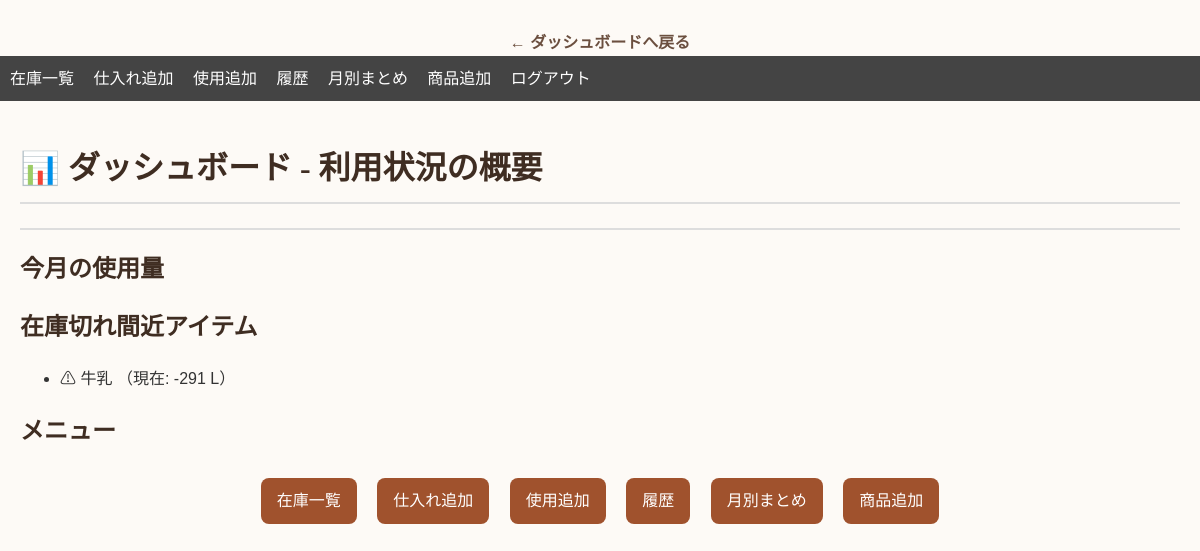
The app's page /dashboard (signed in) with its own data.
### tables this page shows
CREATE TABLE items (
        id INTEGER PRIMARY KEY AUTOINCREMENT,
        name TEXT NOT NULL,
        unit TEXT NOT NULL,
        stock INTEGER NOT NULL DEFAULT 0
    , min_stock INTEGER DEFAULT 10);

### app.py (the view)
@app.route('/dashboard')
def dashboard():
    conn = get_db_connection()
    current_month = datetime.now().strftime('%Y-%m')
    usage_query = '''
        SELECT SUM(quantity) as total_usage
        FROM usages
        WHERE usage_date LIKE ?
    '''
    usage_result = conn.execute(usage_query, (f'{current_month}%',)).fetchone()
    total_usage = usage_result['total_usage'] or 0
    low_stock_items = conn.execute('SELECT * FROM items WHERE stock <= min_stock').fetchall()
    conn.close()
    return render_template('dashboard.html',
                           total_usage=total_usage,
                           low_stock_items=low_stock_items)

### app.py (called while the page is built)
def get_db_connection():
    conn = sqlite3.connect('inventory.db')
    conn.row_factory = sqlite3.Row
    return conn

### templates/dashboard.html (shortened to what this page needs)
{% extends "base.html" %}
{% block content %}
<div class="dashboard">
    <h1 class="dashboard-title"><span class="icon">📊</span> ダッシュボード - 利用状況の概要</h1>
    <hr class="section-divider">
    <section class="dashboard-section">
        <h2>今月の使用量</h2>
    </section>
    <section class="dashboard-section">
        <h2>在庫切れ間近アイテム</h2>
        {% if low_stock_items %}
            <ul>
                {% for item in low_stock_items %}
                <li><span class="low-stock">⚠ {{ item.name }} （現在: {{ item.stock }} {{ item.unit }}）</span></li>
                {% endfor %}
            </ul>
        {% else %}
            <p>全てOKです。</p>
        {% endif %}
    </section>
    <section class="dashboard-section">
        <h2>メニュー</h2>
        <div class="menu-links">
            <a href="{{ url_for('stock') }}" class="btn">在庫一覧</a>
            <a href="{{ url_for('add_purchase') }}"class="btn">仕入れ追加</a>
            <a href="{{ url_for('add_usage') }}"class="btn">使用追加</a>
            <a href="{{ url_for('history') }}" class="btn">履歴</a>
            <a href="{{ url_for('summary') }}" class="btn">月別まとめ</a>
            <a href="{{ url_for('add_item') }}" class="btn">商品追加</a>
        </div>
    </section>
</div>
{% endblock %}

### static/style.css (style rules this page uses)
body { font-family: sans-serif; }
body { font-family: 'Noto Sans JP', sans-serif; background-color: #fdfaf6; margin: 0; padding: 0; }
.menu-links { text-align: center; margin-top: 20px; }
.menu-links a.btn { display: inline-block; margin: 8px; padding: 10px 16px; background-color: #A0522D; color: #fff; border-radius: 8px; text-decoration: none; transition: 0.2s; }
.dashboard-title { margin-bottom: 1.5rem; border-bottom: 2px solid #ddd; padding-bottom: 0.5rem; }
.section-divider { border: none; border-top: 2px solid #ddd; margin: 1rem 0; }
body { font-family: 'Noto Sans JP', 'Yu Gothic UI', 'Hiragino Kaku Gothic ProN', sans-serif; font-size: 16px; line-height: 1.6; color: #333; }
h1, h2, h3 { font-family: 'Noto Serif JP', 'Merriweather', serif; font-weight: 700; color: #3f2d22; }

### templates/base.html (style rules this page uses)
body { font-family: sans-serif; margin: 0; padding: 0; }

### records on screen
items: name "牛乳", stock "-291", unit "L"
